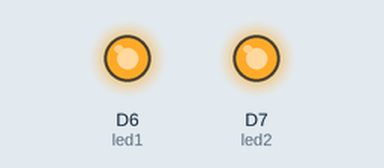
A sketch run on a simulated ESP8266 (NodeMCU). On the bench: output pins drawn as LEDs (lit = HIGH).

Above: at 1.0 s.
At 49.0 s:
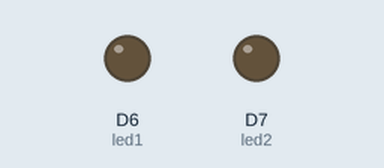
Timing chart, 0 to 51.6 s (numbered marks = the images above):
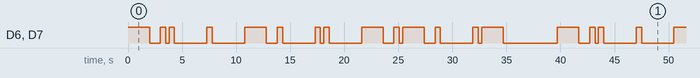

Measured:
- by itself, D6 (led1), D7 (led2): moves between LOW and HIGH, repeating every 39.7 s
- by itself, everything shown: repeats every 39.7 s, in 28 steps

The sketch:

morsecode-denica.ino
```cpp
// ------------
// Blink an LED in Morse Code
// ------------
/*

This program will blink an led on and off in morse code to spell out D E N I C A.
It blinks the D7 LED on your Particle device. If you have an LED wired to D6, it will blink that LED as well.

-------------*/

// First, we're going to make some variables.
// This is our "shorthand" that we'll use throughout the program:

int led1 = D6; // Instead of writing D6 over and over again, we'll write led1
// You'll need to wire an LED to this one to see it blink.

int led2 = D7; // Instead of writing D7 over and over again, we'll write led2
// This one is the little blue LED on your board. On the Photon it is next to D7, and on the Core it is next to the USB jack.

// Having declared these variables, let's move on to the setup function.
// The setup function is a standard part of any microcontroller program.
// It runs only once when the device boots up or is reset.

void setup() {

	// We are going to tell our device that D6 and D7 ( led1 and led2 ) are going to be output
	// (That means that we will be sending voltage to them, rather than monitoring voltage that comes from them)

	// It's important you do this here, inside the setup() function rather than outside it or in the loop function.

	pinMode(led1, OUTPUT);
	pinMode(led2, OUTPUT);

}

// Next we have the loop function, the other essential part of a microcontroller program.
// This routine gets repeated over and over, as quickly as possible and as many times as possible, after the setup function is called.
// Note: Code that blocks for too long (like more than 5 seconds), can make weird things happen (like dropping the network connection).  The built-in delay function shown below safely interleaves required background activity, so arbitrarily long delays can safely be done if you need them.

void loop() {

    //D

	// To blink the LED, first we'll turn it on...
	digitalWrite(led1, HIGH);
	digitalWrite(led2, HIGH);

	// We'll leave it on for 2 seconds...
	delay(2000);

	// Then we'll turn it off...
	digitalWrite(led1, LOW);
	digitalWrite(led2, LOW);

	// Wait 1 second...
	delay(1000);

	digitalWrite(led1, HIGH);
	digitalWrite(led2, HIGH);

	// We'll leave it on for 1/2 second...
	delay(500);

	digitalWrite(led1, LOW);
	digitalWrite(led2, LOW);

	delay(300);

	digitalWrite(led1, HIGH);
	digitalWrite(led2, HIGH);

	delay(500);

	digitalWrite(led1, LOW);
	digitalWrite(led2, LOW);

	delay(3000);

	    //E


	digitalWrite(led1, HIGH);
	digitalWrite(led2, HIGH);

	delay(500);


	digitalWrite(led1, LOW);
	digitalWrite(led2, LOW);

	delay(3000);

	    //N

	digitalWrite(led1, HIGH);
	digitalWrite(led2, HIGH);

	delay(2000);


	digitalWrite(led1, LOW);
	digitalWrite(led2, LOW);

	delay(1000);

	digitalWrite(led1, HIGH);
	digitalWrite(led2, HIGH);

	delay(500);

	digitalWrite(led1, LOW);
	digitalWrite(led2, LOW);


	delay(3000);

	    //I

	digitalWrite(led1, HIGH);
	digitalWrite(led2, HIGH);

	delay(500);

	digitalWrite(led1, LOW);
	digitalWrite(led2, LOW);

	delay(300);

	digitalWrite(led1, HIGH);
	digitalWrite(led2, HIGH);

	delay(500);

	digitalWrite(led1, LOW);
	digitalWrite(led2, LOW);

	delay(3000);

	    //C


	digitalWrite(led1, HIGH);
	digitalWrite(led2, HIGH);


	delay(2000);


	digitalWrite(led1, LOW);
	digitalWrite(led2, LOW);


	delay(1000);

	digitalWrite(led1, HIGH);
	digitalWrite(led2, HIGH);


	delay(500);

	digitalWrite(led1, LOW);
	digitalWrite(led2, LOW);


	delay(300);


	digitalWrite(led1, HIGH);
	digitalWrite(led2, HIGH);


	delay(2000);


	digitalWrite(led1, LOW);
	digitalWrite(led2, LOW);


	delay(1000);

	digitalWrite(led1, HIGH);
	digitalWrite(led2, HIGH);


	delay(500);

	digitalWrite(led1, LOW);
	digitalWrite(led2, LOW);


	delay(3000);


	    //A


	digitalWrite(led1, HIGH);
	digitalWrite(led2, HIGH);


	delay(500);


	digitalWrite(led1, LOW);
	digitalWrite(led2, LOW);


	delay(300);

	digitalWrite(led1, HIGH);
	digitalWrite(led2, HIGH);


	delay(2000);

	digitalWrite(led1, LOW);
	digitalWrite(led2, LOW);

	// Wait 5 seconds to signal end of message
	delay(5000);

	// And repeat!
}
```
